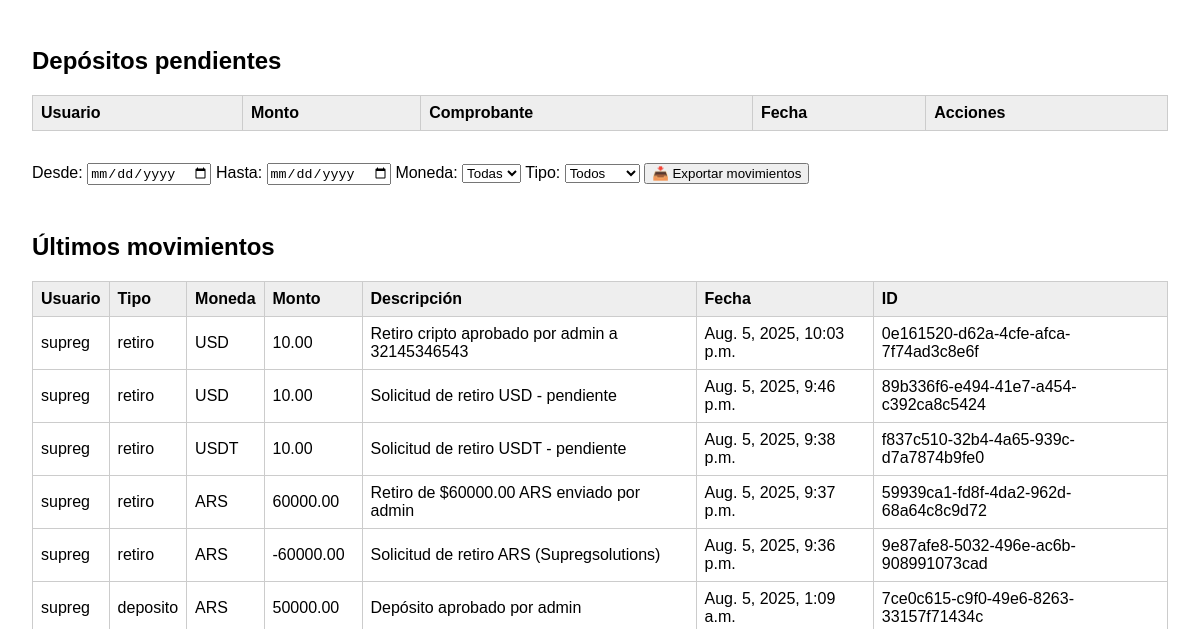
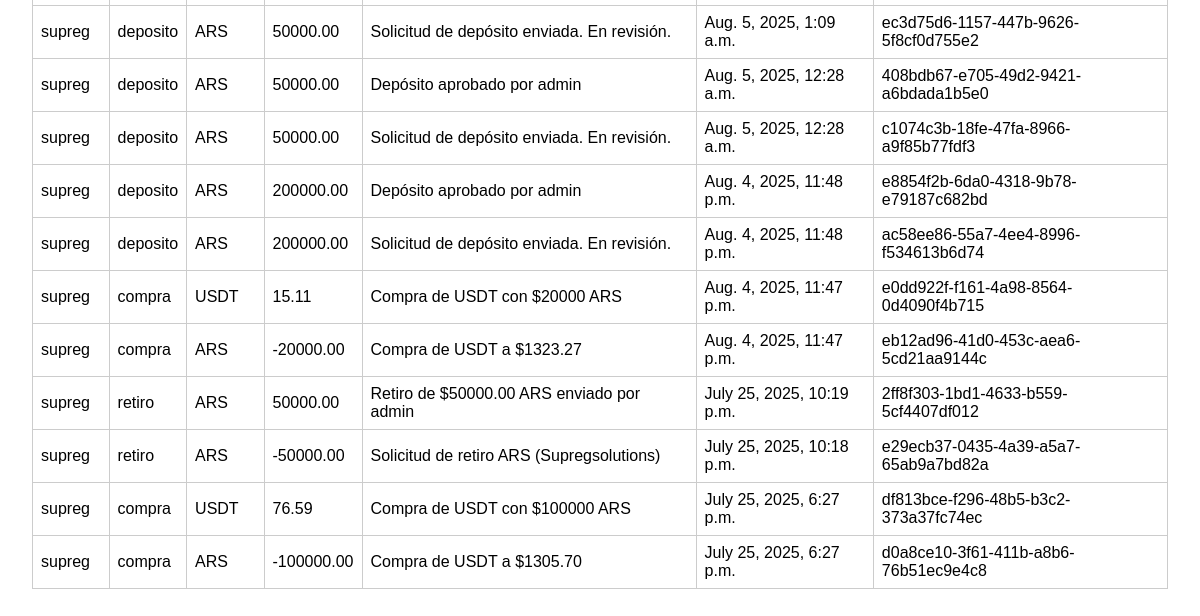
Before: /admin-dashboard/ (signed in, lower part) with the older database file (2 pictures, top to bottom).
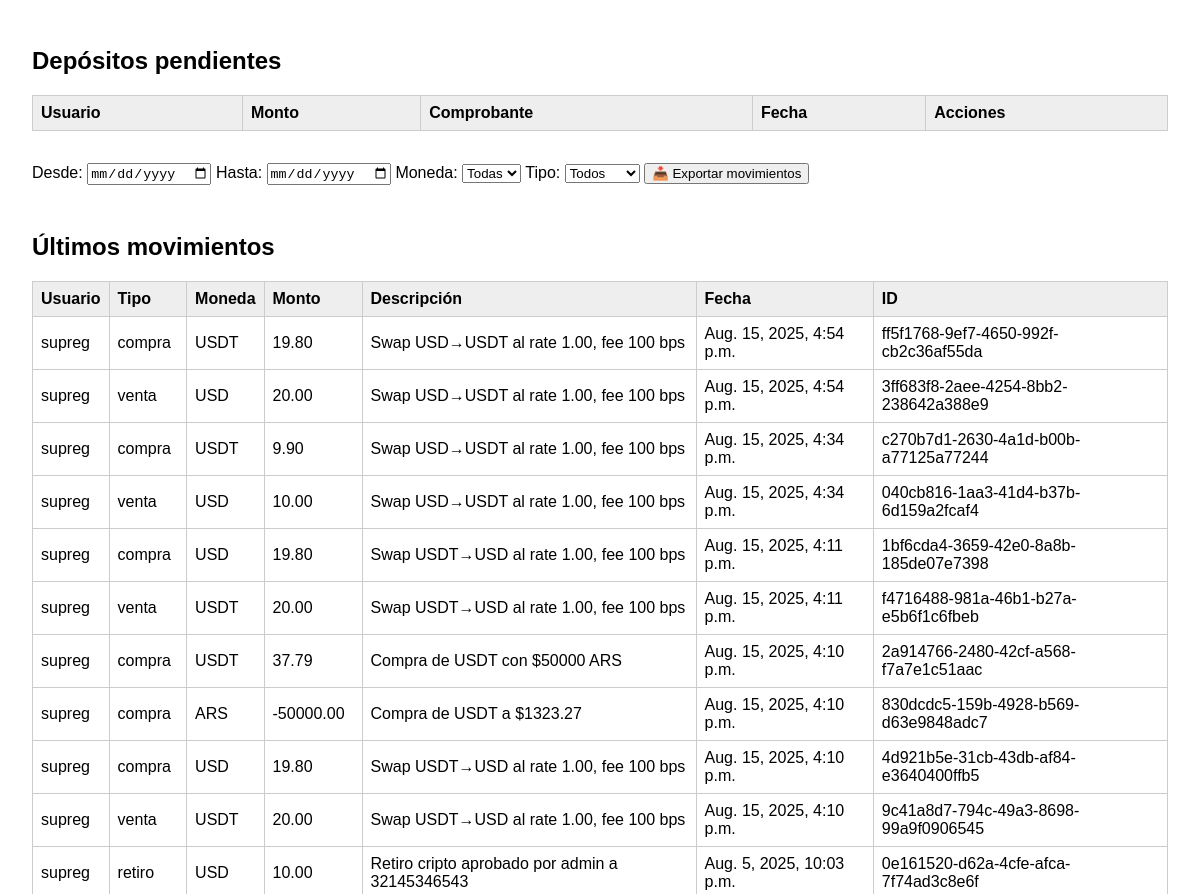
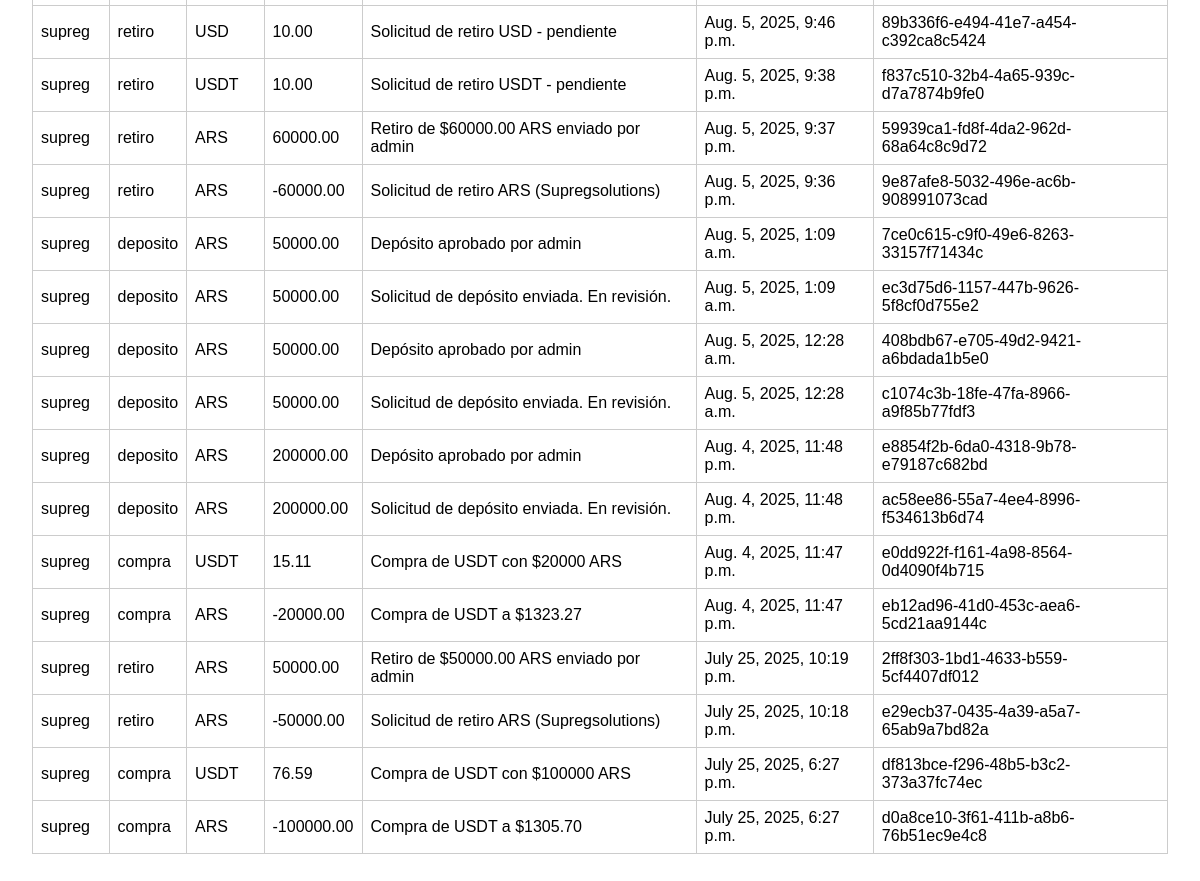
After: the same page with the newer database file (2 pictures, top to bottom).
### usuarios/models.py (models this page shows, shortened)
class Movimiento(models.Model):
    TIPO_CHOICES = [
        ('deposito', 'Depósito'),
        ('retiro', 'Retiro'),
        ('compra', 'Compra'),
        ('ajuste', 'Ajuste manual'),
    ]
    MONEDA_CHOICES = [
        ('ARS', 'Pesos ARS'),
        ('USDT', 'USDT'),
        ('USD', 'USD'),
    ]
    codigo = models.UUIDField(default=uuid.uuid4, unique=True, editable=False)
    usuario = models.ForeignKey(settings.AUTH_USER_MODEL, on_delete=models.CASCADE)
    tipo = models.CharField(max_length=20, choices=TIPO_CHOICES)
    moneda = models.CharField(max_length=10, choices=MONEDA_CHOICES)
    monto = models.DecimalField(max_digits=20, decimal_places=2)
    saldo_antes = models.DecimalField(max_digits=20, decimal_places=2, null=True, blank=True)
    saldo_despues = models.DecimalField(max_digits=20, decimal_places=2, null=True, blank=True)
    admin_responsable = models.ForeignKey(
        settings.AUTH_USER_MODEL,
        on_delete=models.SET_NULL,
        null=True,
        blank=True,
        related_name='acciones_admin'
    )
    fecha = models.DateTimeField(auto_now_add=True)
    descripcion = models.TextField(blank=True, null=True)

class Usuario(AbstractUser):
    dni_frente = models.ImageField(upload_to='documentos/', null=True, blank=True)
    dni_dorso = models.ImageField(upload_to='documentos/', null=True, blank=True)
    estado_verificacion = models.CharField(
        max_length=20,
        choices=[
            ('pendiente', 'Pendiente'),
            ('aprobado', 'Aprobado'),
            ('rechazado', 'Rechazado')
        ],
        default='pendiente'
    )
    saldo_ars = models.DecimalField(max_digits=20, decimal_places=2, default=0)
    saldo_usdt = models.DecimalField(max_digits=20, decimal_places=2, default=0)
    saldo_usd = models.DecimalField(max_digits=20, decimal_places=2, default=0)

### usuarios/views.py (the view)
# urls.py: path('admin-dashboard/', panel_admin, name='panel_admin'),
@login_required
@user_passes_test(es_admin)
def panel_admin(request):
    usuarios = Usuario.objects.all().order_by('-date_joined')
    retiros = RetiroARS.objects.all().order_by('-fecha_solicitud')
    depositos = DepositoARS.objects.all().order_by('-fecha')
    movimientos = Movimiento.objects.all().order_by('-fecha')[:50]  # los últimos 50
    return render(request, 'usuarios/panel_admin.html', {
        'usuarios': usuarios,
        'retiros': retiros,
        'depositos': depositos,
        'movimientos': movimientos
    })

### usuarios/views.py (called while the page is built)
def es_admin(user):
    return user.is_superuser or user.is_staff

### usuarios/templates/usuarios/panel_admin.html (shortened to what this page needs)
<!DOCTYPE html>
<html lang="es">
<head>
</head>
<body>
  <h2>Depósitos pendientes</h2>
  <table>
    <thead>
      <tr>
        <th>Usuario</th><th>Monto</th><th>Comprobante</th><th>Fecha</th><th>Acciones</th>
      </tr>
    </thead>
  </table>
  <form method="GET" action="{% url 'exportar_movimientos_admin' %}">
  Desde: <input type="date" name="desde">
  Hasta: <input type="date" name="hasta">
  Moneda:
  <select name="moneda">
    <option value="">Todas</option>
  </select>
  Tipo:
  <select name="tipo">
    <option value="">Todos</option>
  </select>
  <button type="submit">📥 Exportar movimientos</button>
</form>
  <h2>Últimos movimientos</h2>
  <table>
    <thead>
      <tr>
        <th>Usuario</th><th>Tipo</th><th>Moneda</th><th>Monto</th><th>Descripción</th><th>Fecha</th><th>ID</th>
      </tr>
    </thead>
    <tbody>
      {% for m in movimientos %}
      <tr>
        <td>{{ m.usuario.username }}</td>
        <td>{{ m.tipo }}</td>
        <td>{{ m.moneda }}</td>
        <td>{{ m.monto }}</td>
        <td>{{ m.descripcion }}</td>
        <td>{{ m.fecha }}</td>
        <td>{{ m.codigo }}</td>
      </tr>
      {% endfor %}
    </tbody>
  </table>
</body>
</html>

Changed rows visible on the page:
added Movimiento: usuario.username "supreg", tipo "compra", moneda "USDT", monto "19.80", descripcion "Swap USD→USDT al rate 1.00, fee 100 bps", fecha "Aug. 15, 2025, 4:54 p.m.", codigo "ff5f1768-9ef7-4650-992f-cb2c36af55da"
added Movimiento: usuario.username "supreg", tipo "venta", moneda "USD", monto "20.00", descripcion "Swap USD→USDT al rate 1.00, fee 100 bps", fecha "Aug. 15, 2025, 4:54 p.m.", codigo "3ff683f8-2aee-4254-8bb2-238642a388e9"
added Movimiento: usuario.username "supreg", tipo "compra", moneda "USDT", monto "9.90", descripcion "Swap USD→USDT al rate 1.00, fee 100 bps", fecha "Aug. 15, 2025, 4:34 p.m.", codigo "c270b7d1-2630-4a1d-b00b-a77125a77244"
added Movimiento: usuario.username "supreg", tipo "venta", moneda "USD", monto "10.00", descripcion "Swap USD→USDT al rate 1.00, fee 100 bps", fecha "Aug. 15, 2025, 4:34 p.m.", codigo "040cb816-1aa3-41d4-b37b-6d159a2fcaf4"
added Movimiento: usuario.username "supreg", tipo "compra", moneda "USD", monto "19.80", descripcion "Swap USDT→USD al rate 1.00, fee 100 bps", fecha "Aug. 15, 2025, 4:11 p.m.", codigo "1bf6cda4-3659-42e0-8a8b-185de07e7398"
added Movimiento: usuario.username "supreg", tipo "venta", moneda "USDT", monto "20.00", descripcion "Swap USDT→USD al rate 1.00, fee 100 bps", fecha "Aug. 15, 2025, 4:11 p.m.", codigo "f4716488-981a-46b1-b27a-e5b6f1c6fbeb"
added Movimiento: usuario.username "supreg", tipo "compra", moneda "USDT", monto "37.79", descripcion "Compra de USDT con $50000 ARS", fecha "Aug. 15, 2025, 4:10 p.m.", codigo "2a914766-2480-42cf-a568-f7a7e1c51aac"
added Movimiento: usuario.username "supreg", tipo "compra", moneda "ARS", monto "-50000.00", descripcion "Compra de USDT a $1323.27", fecha "Aug. 15, 2025, 4:10 p.m.", codigo "830dcdc5-159b-4928-b569-d63e9848adc7"
added Movimiento: usuario.username "supreg", tipo "compra", moneda "USD", monto "19.80", descripcion "Swap USDT→USD al rate 1.00, fee 100 bps", fecha "Aug. 15, 2025, 4:10 p.m.", codigo "4d921b5e-31cb-43db-af84-e3640400ffb5"
added Movimiento: usuario.username "supreg", tipo "venta", moneda "USDT", monto "20.00", descripcion "Swap USDT→USD al rate 1.00, fee 100 bps", fecha "Aug. 15, 2025, 4:10 p.m.", codigo "9c41a8d7-794c-49a3-8698-99a9f0906545"
